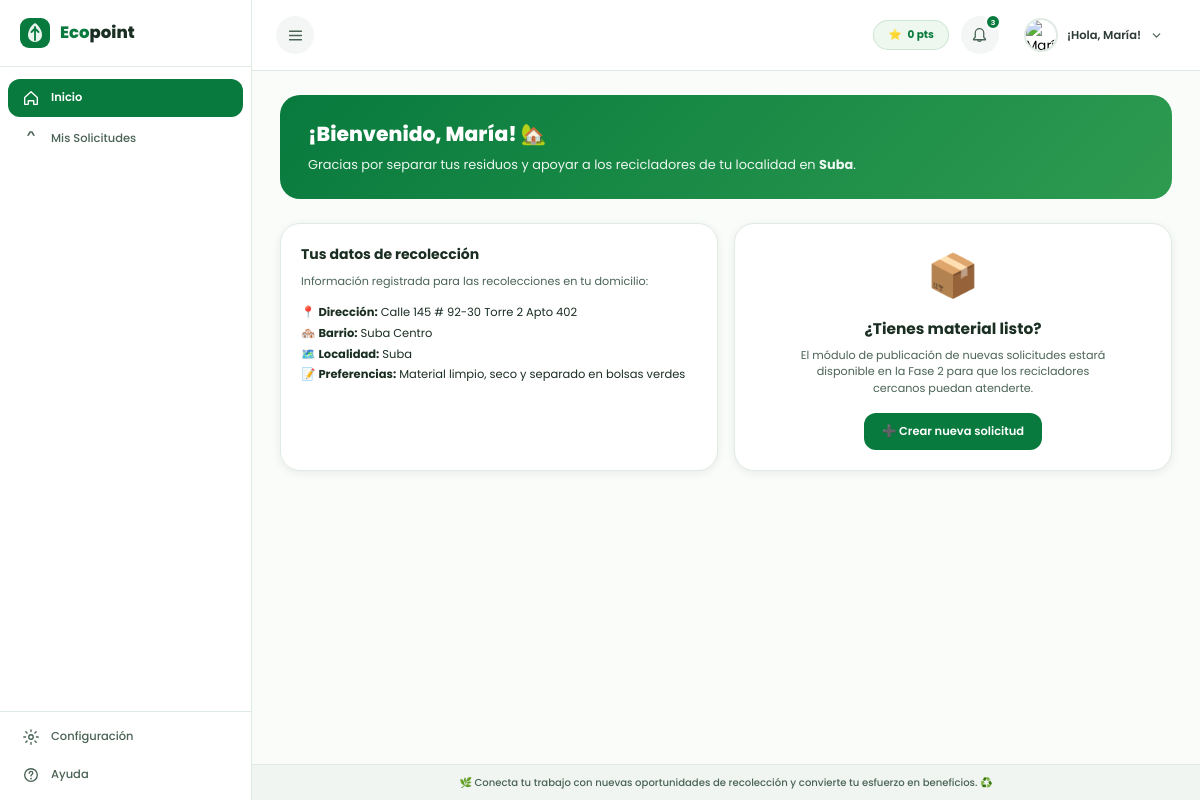
/index.php?route=ciudadano (signed in), run on the app's committed database.
### tables this page shows
CREATE TABLE `perfil_ciudadano` (
    `id_perfil` INT AUTO_INCREMENT PRIMARY KEY,
    `id_usuario` INT NOT NULL UNIQUE,
    `id_localidad` INT NOT NULL DEFAULT 11,
    `direccion` VARCHAR(150) NOT NULL,
    `barrio` VARCHAR(100) NOT NULL,
    `preferencias` TEXT NULL,
    `fecha_actualizacion` DATETIME DEFAULT CURRENT_TIMESTAMP ON UPDATE CURRENT_TIMESTAMP,
    CONSTRAINT `fk_perfil_ciudadano_usuario` FOREIGN KEY (`id_usuario`) REFERENCES `usuarios` (`id_usuario`) ON DELETE CASCADE ON UPDATE CASCADE,
    CONSTRAINT `fk_perfil_ciudadano_localidad` FOREIGN KEY (`id_localidad`) REFERENCES `localidades` (`id_localidad`) ON UPDATE CASCADE
);

CREATE TABLE `localidades` (
    `id_localidad` INT AUTO_INCREMENT PRIMARY KEY,
    `numero` INT NOT NULL UNIQUE,
    `nombre` VARCHAR(60) NOT NULL UNIQUE,
    `activo` TINYINT(1) NOT NULL DEFAULT 1
);

### app/controllers/Controller.php (called while the page is built, shortened)
<?php
require_once __DIR__ . '/../helpers/view_helper.php';
require_once __DIR__ . '/../helpers/auth_helper.php';
abstract class Controller {
    protected function view(string $view, array $data = []): void {
        extract($data);
        $viewFile = APP_PATH . 'views' . DIRECTORY_SEPARATOR . str_replace(['/', '\\'], DIRECTORY_SEPARATOR, $view) . '.php';
        require $viewFile;
    }
}

### app/controllers/CiudadanoController.php (called while the page is built, shortened)
<?php
require_once __DIR__ . '/Controller.php';
require_once __DIR__ . '/../models/Ciudadano.php';
class CiudadanoController extends Controller {
    private $ciudadanoModel;
    public function __construct() {
        $this->ciudadanoModel = new Ciudadano();
    }
    public function dashboard(): void {
        $user = currentUser();
        $perfil = $this->ciudadanoModel->findByUserId((int)$user['id_usuario']);
        $this->view('ciudadano/dashboard', [
            'titulo'    => 'Panel del Ciudadano — EcoPoints',
            'user'      => $user,
            'perfil'    => $perfil,
            'activeNav' => 'inicio'
        ]);
    }
}

### app/helpers/view_helper.php (called while the page is built, shortened)
<?php
function h($value): string {
    return htmlspecialchars((string)$value, ENT_QUOTES, 'UTF-8');
}
function url(string $route = '', array $params = []): string {
    $route = ltrim($route, '/');
    if ($route === '') {
        $url = BASE_URL;
    } else {
        $url = BASE_URL . 'index.php?route=' . urlencode($route);
    }
    return $url;
}
function asset(string $path): string {
    $path = ltrim($path, '/');
    return BASE_URL . 'public/' . $path;
}

### app/helpers/auth_helper.php (called while the page is built, shortened)
<?php
require_once __DIR__ . '/view_helper.php';
function currentUser(): ?array {
    return $_SESSION['usuario'] ?? null;
}
function currentRole(): ?string {
    return $_SESSION['usuario']['rol'] ?? null;
}

### app/config/database.php (called while the page is built, shortened)
<?php
class Database {
    private static $instance = null;
    public static function getConnection(): PDO {
        if (self::$instance === null) {
            try {
                $dsn = sprintf(
                    'mysql:host=%s;dbname=%s;charset=%s',
                    DB_HOST,
                    DB_NAME,
                    DB_CHARSET
                );
                $options = [
                    PDO::ATTR_ERRMODE            => PDO::ERRMODE_EXCEPTION,
                    PDO::ATTR_DEFAULT_FETCH_MODE => PDO::FETCH_ASSOC,
                    PDO::ATTR_EMULATE_PREPARES   => false,
                    PDO::MYSQL_ATTR_INIT_COMMAND => "SET NAMES utf8mb4 COLLATE utf8mb4_unicode_ci"
                ];
                self::$instance = new PDO($dsn, DB_USER, DB_PASS, $options);
            } catch (PDOException $e) {
                error_log("Error de conexión PDO en EcoPoints: " . $e->getMessage());
                die(
                    "<div style='font-family:sans-serif;padding:30px;max-width:600px;margin:50px auto;border:2px solid #E53E3E;border-radius:12px;background:#FFF5F5;'>" .
                    "<h2 style='color:#E53E3E;margin-top:0;'>⚠️ Error de conexión con MySQL en XAMPP</h2>" .
                    "<p>No fue posible conectar con la base de datos <strong>'" . htmlspecialchars(DB_NAME) . "'</strong>.</p>" .
                    "<ul style='color:#555;'>" .
                    "<li>Verifica que el módulo <strong>MySQL</strong> esté iniciado en el panel de control de XAMPP (botón 'Start' verde).</li>" .
                    "<li>Verifica que hayas importado el archivo <code>database/ecopoint.sql</code> en phpMyAdmin.</li>" .
                    "<li>Detalle técnico: " . htmlspecialchars($e->getMessage()) . "</li>" .
                    "</ul>" .
                    "</div>"
                );
            }
        }
        return self::$instance;
    }
}

### app/models/Model.php (called while the page is built, shortened)
<?php
require_once __DIR__ . '/../config/database.php';
abstract class Model {
    public function __construct() {
        $this->db = Database::getConnection();
    }
}

### app/models/Ciudadano.php (called while the page is built, shortened)
<?php
require_once __DIR__ . '/Model.php';
class Ciudadano extends Model {
    public function findByUserId(int $idUsuario): ?array {
        $sql = "SELECT pc.*, l.nombre AS localidad_nombre, l.numero AS localidad_numero
                FROM perfil_ciudadano pc
                LEFT JOIN localidades l ON pc.id_localidad = l.id_localidad
                WHERE pc.id_usuario = :id_usuario
                LIMIT 1";
        $stmt = $this->db->prepare($sql);
        $stmt->bindValue(':id_usuario', $idUsuario, PDO::PARAM_INT);
        $stmt->execute();
        $profile = $stmt->fetch();
        return $profile ?: null;
    }
}

### app/views/ciudadano/dashboard.php (the view, shortened to what this page needs)
<?php
require APP_PATH . 'views/layouts/header.php';
require APP_PATH . 'views/layouts/sidebar.php';
?>
<div id="main">
  <?php require APP_PATH . 'views/layouts/topbar.php'; ?>
  <div id="pc">
    <div class="pg">
      <div style="background:linear-gradient(135deg,#087A3D,#2E9B50);border-radius:var(--r-xl);padding:24px 28px;margin-bottom:24px;color:#fff;">
        <div style="font-size:1.45rem;font-weight:800;margin-bottom:6px;">
          ¡Bienvenido, <?= h($user['nombre']) ?>! 🏡
        </div>
        <div style="font-size:0.92rem;opacity:0.92;max-width:560px;line-height:1.55;">
          Gracias por separar tus residuos y apoyar a los recicladores de tu localidad en <strong><?= h($perfil['localidad_nombre'] ?? 'Bogotá') ?></strong>.
        </div>
      </div>
      <div class="g2">
        <div class="card cp">
          <div style="font-size:1rem;font-weight:700;margin-bottom:8px;">Tus datos de recolección</div>
          <p style="font-size:0.8rem;color:var(--muted);margin-bottom:12px;">Información registrada para las recolecciones en tu domicilio:</p>
          <div style="font-size:0.82rem;line-height:1.8;">
            <div>📍 <strong>Dirección:</strong> <?= h($perfil['direccion'] ?? 'Sin registrar') ?></div>
            <div>🏘️ <strong>Barrio:</strong> <?= h($perfil['barrio'] ?? 'Sin registrar') ?></div>
            <div>🗺️ <strong>Localidad:</strong> <?= h($perfil['localidad_nombre'] ?? 'Suba') ?></div>
            <div>📝 <strong>Preferencias:</strong> <?= h($perfil['preferencias'] ?? 'Material limpio y seco') ?></div>
          </div>
        </div>
        <div class="card cp" style="text-align:center;display:flex;flex-direction:column;align-items:center;justify-content:center;">
          <div style="font-size:3rem;margin-bottom:10px;">📦</div>
          <div style="font-size:1.1rem;font-weight:700;margin-bottom:6px;">¿Tienes material listo?</div>
          <p style="font-size:0.8rem;color:var(--muted);max-width:320px;margin-bottom:16px;">
            El módulo de publicación de nuevas solicitudes estará disponible en la Fase 2 para que los recicladores cercanos puedan atenderte.
          </p>
          <button class="btn btn-p" onclick="alert('Módulo de creación de solicitudes en preparación para la Fase 2.');">
            ➕ Crear nueva solicitud
          </button>
        </div>
      </div>
    </div>
  </div>
<?php require APP_PATH . 'views/layouts/footer.php'; ?>

### index.php (shortened to what this page needs)
<?php
require_once __DIR__ . '/app/helpers/view_helper.php';
require_once __DIR__ . '/app/helpers/auth_helper.php';
require_once __DIR__ . '/app/controllers/CiudadanoController.php';
$route = $_GET['route'] ?? $_GET['url'] ?? '';
$route = trim($route, '/');
switch ($route) {
    case 'ciudadano':
    case 'ciudadano/dashboard':
        $controller = new CiudadanoController();
        $controller->dashboard();
        break;
}

### app/views/layouts/header.php (shortened to what this page needs)
<!DOCTYPE html>
<html lang="es">
<head>
  <link rel="stylesheet" href="<?= asset('css/styles.css') ?>" />
</head>
<body>
<div id="app">

### app/views/layouts/sidebar.php (shortened to what this page needs)
<?php
$currentRole = currentRole();
$activeNav = $activeNav ?? 'inicio';
?>
<aside id="sidebar">
  <a href="<?= url($currentRole) ?>" class="s-logo" title="EcoPoints">
    <span class="s-logo-text"><span class="eco">Eco</span><span class="pt">point</span></span>
  </a>
  <nav class="s-nav">
    <?php if ($currentRole === 'reciclador'): ?>
      <a href="<?= url('reciclador') ?>" class="ni <?= $activeNav === 'inicio' ? 'active' : '' ?>">
        <svg viewBox="0 0 20 20" fill="none"><path d="M3 9.5L10 3L17 9.5V17H13V13H7V17H3V9.5Z" stroke="currentColor" stroke-width="1.5" stroke-linejoin="round"/></svg>
        Inicio
      </a>
      <a href="#solicitudes" class="ni <?= $activeNav === 'solicitudes' ? 'active' : '' ?>" onclick="alert('Módulo de Solicitudes en preparación para la Fase 2.'); return false;">
        <svg viewBox="0 0 20 20" fill="none"><path d="M10 2C7.239 2 5 4.239 5 7C5 11 10 18 10 18S15 11 15 7C15 4.239 12.761 2 10 2Z" stroke="currentColor" stroke-width="1.5"/><circle cx="10" cy="7" r="2" stroke="currentColor" stroke-width="1.3"/></svg>
        Solicitudes cercanas
        <span class="s-badge"><?= isset($metricas['solicitudes_activas']) ? h($metricas['solicitudes_activas']) : '3' ?></span>
      </a>
      <a href="#ruta" class="ni <?= $activeNav === 'ruta' ? 'active' : '' ?>" onclick="alert('Módulo de Rutas en preparación para la Fase 2.'); return false;">
        <svg viewBox="0 0 20 20" fill="none"><rect x="2" y="2" width="16" height="16" rx="2" stroke="currentColor" stroke-width="1.5"/><path d="M6 10H14M10 6L14 10L10 14" stroke="currentColor" stroke-width="1.5" stroke-linecap="round" stroke-linejoin="round"/></svg>
        Mi ruta
      </a>
      <a href="#recolecciones" class="ni <?= $activeNav === 'recolecciones' ? 'active' : '' ?>" onclick="alert('Módulo de Recolecciones en preparación para la Fase 2.'); return false;">
        <svg viewBox="0 0 20 20" fill="none"><path d="M10 2.5L12.5 6.5H14.5L11.5 1.5H8.5L5.5 6.5H7.5L10 2.5Z" fill="currentColor"/><path d="M5.5 6.5L3 11L5.5 15.5H8.5L6 11L8.5 6.5H5.5Z" fill="currentColor"/><path d="M14.5 6.5L17 11L14.5 15.5H11.5L14 11L11.5 6.5H14.5Z" fill="currentColor"/><path d="M8.5 15.5H11.5" stroke="currentColor" stroke-width="1.5" stroke-linecap="round"/></svg>
        Mis recolecciones
      </a>
      <a href="#centros" class="ni <?= $activeNav === 'centros' ? 'active' : '' ?>" onclick="alert('Módulo de Centros en preparación para la Fase 2.'); return false;">
        <svg viewBox="0 0 20 20" fill="none"><rect x="3" y="9" width="14" height="9" rx="1" stroke="currentColor" stroke-width="1.5"/><path d="M1 9L10 3L19 9" stroke="currentColor" stroke-width="1.5" stroke-linecap="round" stroke-linejoin="round"/><rect x="8" y="13" width="4" height="5" rx=".5" stroke="currentColor" stroke-width="1.2"/></svg>
        Centros de acopio
      </a>
      <hr class="s-div">
      <a href="#ecopuntos" class="ni <?= $activeNav === 'ecopuntos' ? 'active' : '' ?>" onclick="alert('Módulo de Ecopuntos en preparación.'); return false;">
        <svg viewBox="0 0 20 20" fill="none"><path d="M10 2L12.09 7.26L17.8 7.63L13.65 11.29L15.18 17L10 14.15L4.82 17L6.35 11.29L2.2 7.63L7.91 7.26L10 2Z" stroke="currentColor" stroke-width="1.5" stroke-linejoin="round"/></svg>
        Mis Ecopoints
      </a>
      <a href="#beneficios" class="ni <?= $activeNav === 'beneficios' ? 'active' : '' ?>" onclick="alert('Módulo de Beneficios en preparación.'); return false;">
        <svg viewBox="0 0 20 20" fill="none"><rect x="3" y="8" width="14" height="10" rx="1" stroke="currentColor" stroke-width="1.5"/><path d="M1 8H19V11H1V8Z" stroke="currentColor" stroke-width="1.5"/><path d="M10 8V18" stroke="currentColor" stroke-width="1.5"/><path d="M10 8C10 8 8 6 8 4.5C8 3.5 8.9 3 10 3C11.1 3 12 3.5 12 4.5C12 6 10 8 10 8Z" stroke="currentColor" stroke-width="1.5"/></svg>
        Beneficios
      </a>
      <a href="#impacto" class="ni <?= $activeNav === 'impacto' ? 'active' : '' ?>" onclick="alert('Módulo de Impacto en preparación.'); return false;">
        <svg viewBox="0 0 20 20" fill="none"><rect x="3" y="3" width="14" height="14" rx="2" stroke="currentColor" stroke-width="1.5"/><path d="M6 13L8 10L10 12L12 8L14 11" stroke="currentColor" stroke-width="1.5" stroke-linecap="round" stroke-linejoin="round"/></svg>
        Mi impacto
      </a>
      <a href="#logros" class="ni <?= $activeNav === 'logros' ? 'active' : '' ?>" onclick="alert('Módulo de Logros en preparación.'); return false;">
        <svg viewBox="0 0 20 20" fill="none"><path d="M10 2L11.5 6.5H16.5L12.5 9.5L14 14L10 11L6 14L7.5 9.5L3.5 6.5H8.5L10 2Z" stroke="currentColor" stroke-width="1.5" stroke-linejoin="round"/></svg>
        Mis logros
      </a>
    <?php elseif ($currentRole === 'ciudadano'): ?>
      <a href="<?= url('ciudadano') ?>" class="ni active">
        <svg viewBox="0 0 20 20" fill="none"><path d="M3 9.5L10 3L17 9.5V17H13V13H7V17H3V9.5Z" stroke="currentColor" stroke-width="1.5" stroke-linejoin="round"/></svg>
        Inicio
      </a>
      <a href="#mis-solicitudes" class="ni" onclick="alert('Próximamente'); return false;">
        <svg viewBox="0 0 20 20" fill="none"><path d="M10 2.5L12.5 6.5H14.5L11.5 1.5H8.5L5.5 6.5H7.5L10 2.5Z" fill="currentColor"/></svg>
        Mis Solicitudes
      </a>
    <?php endif; ?>
  </nav>
  <hr class="s-div" style="margin:0;">
  <nav style="padding:6px 0;">
    <a href="#config" class="ni" onclick="alert('Módulo de Configuración'); return false;">
      <svg viewBox="0 0 20 20" fill="none"><circle cx="10" cy="10" r="2.5" stroke="currentColor" stroke-width="1.5"/><path d="M10 2V4M10 16V18M2 10H4M16 10H18M4.22 4.22L5.64 5.64M14.36 14.36L15.78 15.78M15.78 4.22L14.36 5.64M5.64 14.36L4.22 15.78" stroke="currentColor" stroke-width="1.5" stroke-linecap="round"/></svg>
      Configuración
    </a>
    <a href="#ayuda" class="ni" onclick="alert('Módulo de Ayuda y Preguntas Frecuentes'); return false;">
      Ayuda
    </a>
  </nav>
</aside>

### app/views/layouts/topbar.php (shortened to what this page needs)
<?php
$user = currentUser();
$puntos = $metricas['ecopuntos'] ?? $perfil['ecopuntos'] ?? 0;
$nombre = $user['nombre'] ?? 'Usuario';
?>
<header id="hdr">
  <button class="icon-btn" id="hamburger" title="Alternar menú">
    <svg width="17" height="17" viewBox="0 0 20 20" fill="none">
      <path d="M3 5H17M3 10H17M3 15H17" stroke="currentColor" stroke-width="1.5" stroke-linecap="round"/>
    </svg>
  </button>
  <div class="pts-pill" title="Saldo actual de Ecopoints">
    ⭐ <span id="pts-disp"><?= number_format($puntos, 0, ',', '.') ?> pts</span>
  </div>
  <div style="position:relative;">
    <button class="icon-btn" id="notif-btn" title="Notificaciones">
      <span class="badge-dot">3</span>
    </button>
  </div>
  <button class="prof-btn" id="prof-btn" title="Abrir perfil de usuario">
    <img src="https://images.unsplash.com/photo-1546961342-ea5f60a193a5?w=80&h=80&fit=crop&auto=format" alt="<?= h($nombre) ?>">
    <span>¡Hola, <?= h($nombre) ?>!</span>
    <svg width="13" height="13" viewBox="0 0 16 16" fill="none">
      <path d="M4 6L8 10L12 6" stroke="#4A6355" stroke-width="1.5" stroke-linecap="round" stroke-linejoin="round"/>
    </svg>
  </button>
</header>

### app/views/layouts/footer.php (shortened to what this page needs)
  <footer id="ftr">
    🌿 Conecta tu trabajo con nuevas oportunidades de recolección y convierte tu esfuerzo en beneficios. ♻️
  </footer>
  </div>
</div>
</body>
</html>

### data on the page
perfil_ciudadano: id_localidad.nombre "Suba", direccion "Calle 145 # 92-30 Torre 2 Apto 402", barrio "Suba Centro", preferencias "Material limpio, seco y separado en bolsas verdes"

### other printed values
$puntos "0"
$nombre "María"
$user['nombre'] "María"
